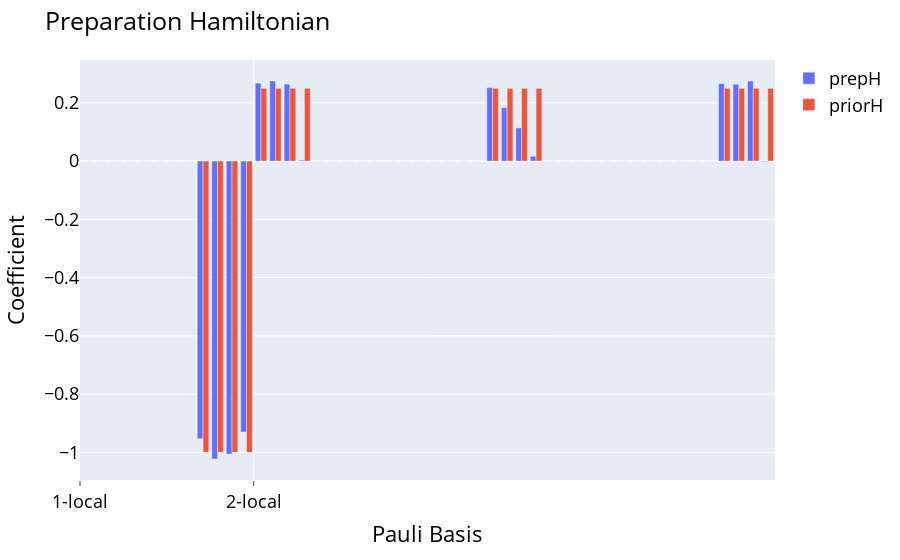

The notebook cell saved with this chart:
### Code cell
display(preparation(naive_result,-1,True))
display(print_ansatz(naive_result.state))

### Figure 1 — Plotly figure (JSON) as saved in the notebook; plotly's stock layout.template omitted (floating-point values rounded to 4 significant figures)
{"data": [{"alignmentgroup": "True", "hovertemplate": "<b>%{hovertext}</b><br><br>variable=prepH<br>Pauli Basis=%{x}<br>value=%{y}<extra></extra>", "hovertext": ["XIII", "IXII", "IIXI", "IIIX", "YIII", "IYII", "IIYI", "IIIY", "ZIII", "IZII", "IIZI", "IIIZ", "XXII", "IXXI", "IIXX", "XIIX", "XYII", "IXYI", "IIXY", "YIIX", "XZII", "IXZI", "IIXZ", "ZIIX", "YXII", "IYXI", "IIYX", "XIIY", "YYII", "IYYI", "IIYY", "YIIY", "YZII", "IYZI", "IIYZ", "ZIIY", "ZXII", "IZXI", "IIZX", "XIIZ", "ZYII", "IZYI", "IIZY", "YIIZ", "ZZII", "IZZI", "IIZZ", "ZIIZ"], "legendgroup": "prepH", "marker": {"color": "#636efa", "pattern": {"shape": ""}}, "name": "prepH", "offsetgroup": "prepH", "orientation": "v", "showlegend": true, "textposition": "auto", "type": "bar", "x": [0, 1, 2, 3, 4, 5, 6, 7, 8, 9, 10, 11, 12, 13, 14, 15, 16, 17, 18, 19, 20, 21, 22, 23, 24, 25, 26, 27, 28, 29, 30, 31, 32, 33, 34, 35, 36, 37, 38, 39, 40, 41, 42, 43, 44, 45, 46, 47], "xaxis": "x", "y": [-3.127e-16, 7.527e-17, -2.873e-17, -1.728e-18, 0, 0, 0, 0, -0.9532, -1.023, -1.006, -0.9304, 0.2678, 0.2751, 0.2643, 0.003317, 0, 0, 0, 0, 8.901e-16, -2.496e-16, 1.925e-16, 1.463e-17, 0, 0, 0, 0, 0.2521, 0.1838, 0.1141, 0.01659, 0, 0, 0, 0, -9.5e-17, -2.719e-16, 9.587e-17, -8.54e-17, 0, 0, 0, 0, 0.2659, 0.264, 0.275, -0.002058], "yaxis": "y"}, {"alignmentgroup": "True", "hovertemplate": "<b>%{hovertext}</b><br><br>variable=priorH<br>Pauli Basis=%{x}<br>value=%{y}<extra></extra>", "hovertext": ["XIII", "IXII", "IIXI", "IIIX", "YIII", "IYII", "IIYI", "IIIY", "ZIII", "IZII", "IIZI", "IIIZ", "XXII", "IXXI", "IIXX", "XIIX", "XYII", "IXYI", "IIXY", "YIIX", "XZII", "IXZI", "IIXZ", "ZIIX", "YXII", "IYXI", "IIYX", "XIIY", "YYII", "IYYI", "IIYY", "YIIY", "YZII", "IYZI", "IIYZ", "ZIIY", "ZXII", "IZXI", "IIZX", "XIIZ", "ZYII", "IZYI", "IIZY", "YIIZ", "ZZII", "IZZI", "IIZZ", "ZIIZ"], "legendgroup": "priorH", "marker": {"color": "#EF553B", "pattern": {"shape": ""}}, "name": "priorH", "offsetgroup": "priorH", "orientation": "v", "showlegend": true, "textposition": "auto", "type": "bar", "x": [0, 1, 2, 3, 4, 5, 6, 7, 8, 9, 10, 11, 12, 13, 14, 15, 16, 17, 18, 19, 20, 21, 22, 23, 24, 25, 26, 27, 28, 29, 30, 31, 32, 33, 34, 35, 36, 37, 38, 39, 40, 41, 42, 43, 44, 45, 46, 47], "xaxis": "x", "y": [0, 0, 0, 0, 0, 0, 0, 0, -1, -1, -1, -1, 0.25, 0.25, 0.25, 0.25, 0, 0, 0, 0, 0, 0, 0, 0, 0, 0, 0, 0, 0.25, 0.25, 0.25, 0.25, 0, 0, 0, 0, 0, 0, 0, 0, 0, 0, 0, 0, 0.25, 0.25, 0.25, 0.25], "yaxis": "y"}], "layout": {"barmode": "group", "font": {"color": "black", "size": 18}, "legend": {"title": {"text": ""}, "tracegroupgap": 0}, "margin": {"t": 60}, "title": {"text": "Preparation Hamiltonian"}, "xaxis": {"anchor": "y", "domain": [0, 1], "showgrid": true, "ticklen": 5, "ticks": "outside", "ticktext": ["1-local", "2-local"], "tickvals": [-0.5, 11.5], "title": {"text": "Pauli Basis"}}, "yaxis": {"anchor": "x", "domain": [0, 1], "title": {"text": "Coefficient"}}}}
